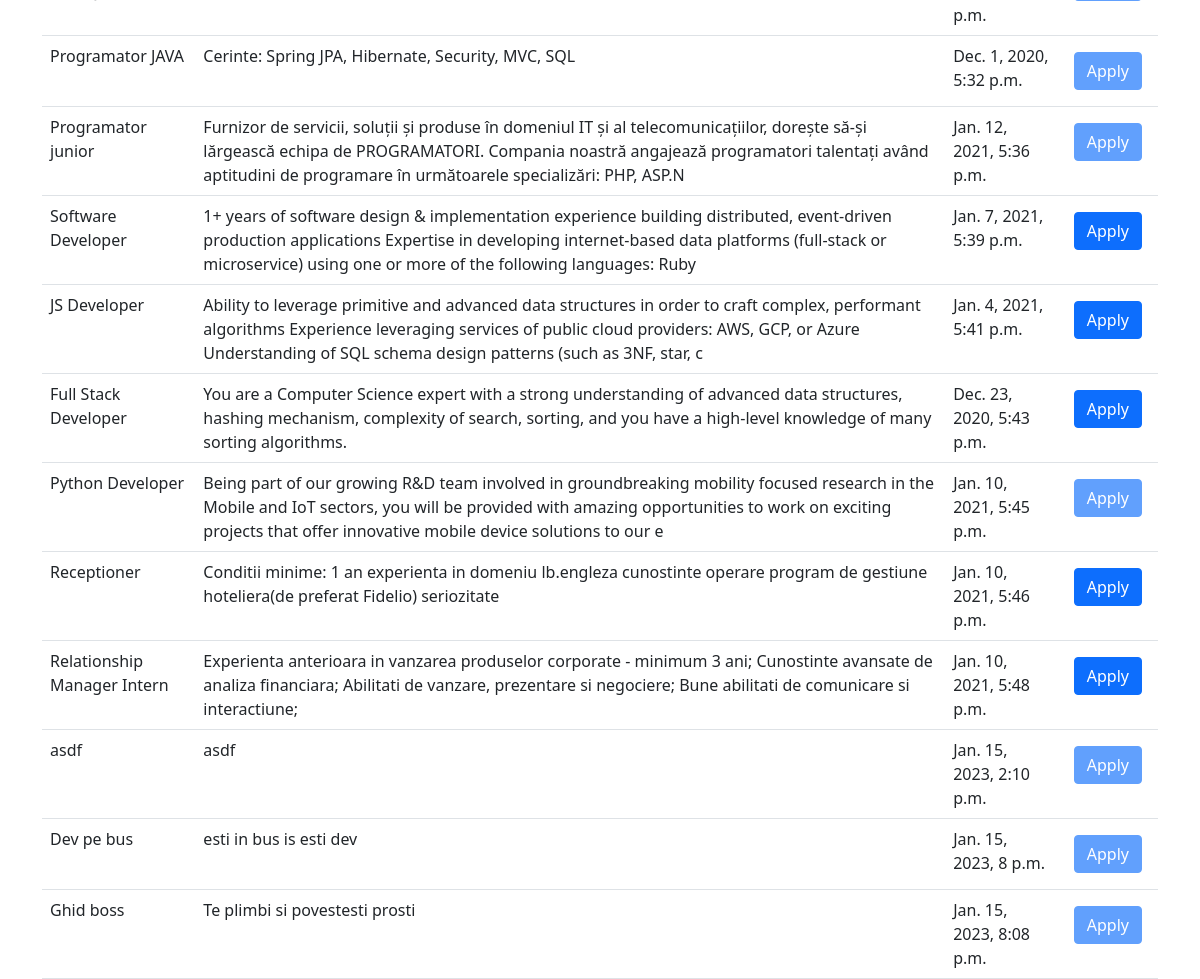
The app's page /internships/6 with its own data.
### users/models.py (models this page shows, shortened)
class Internship(models.Model):
    active = models.BooleanField(default=False)
    role_name = models.CharField(max_length=50)
    description = models.CharField(max_length=250)
    date_posted = models.DateTimeField(default=now)
    date_expiration = models.DateTimeField()
    letter_of_intent_needed = models.BooleanField(default=False)
    flexible_hours = models.BooleanField(default=False)
    remote_possibility = models.BooleanField(default=False)
    duration = models.CharField(max_length=50)
    salary = models.IntegerField()
    paid = models.BooleanField(default=True)
    domain = models.IntegerField(choices=DomainTypes.choices(), default=DomainTypes.IT)
    type = models.CharField(max_length=50, choices=WorkTypes.choices(), default=WorkTypes.FULL_TIME)
    company = models.ForeignKey(Company, on_delete=models.CASCADE)
    location = models.ForeignKey(Location, on_delete=models.CASCADE)

### users/views.py (the view)
# urls.py: path('internships/<int:student_id>', views.internship_search_view, name='internships'),
def internship_search_view(request, student_id, *args, **kwargs):
    student = Student.objects.get(id=student_id)
    internships_list = Internship.objects.all()
    internships_applied = set()
    for application in Application.objects.filter(student=student):
        internships_applied.add(application.internship)
    internships = []
    for internship in internships_list:
        if internship in internships_applied:
            internships.append([internship, True])
        else:
            internships.append([internship, False])
    context = {
        'internships_list': internships
    }
    return render(request, "users/internships/internships_search.html", context, status=200)

### templates/users/internships/internships_search.html (shortened to what this page needs)
{% extends 'base.html' %}
{% block stylesheet %}
    {% load static %}
    <link rel="stylesheet" type="text/css" href="{% static 'users/home/home.css' %}">
{% endblock stylesheet %}
{% block content %}
    <div class="container d-flex justify-content-center align-items-center flex-column">
        <table class="table">
            <tbody>
            {% for internship, applied in internships_list %}
                <tr>
                    <td>{{ internship.role_name }}</td>
                    <td>{{ internship.description }}</td>
                    <td>{{ internship.date_posted }}</td>
                    <td>
                        {% if applied == True %}
                            <button disabled type="button" class="btn btn-primary m-2" style="float: right">
                                <a href="{% url 'internship-apply' internship.id user.student.id %}"
                                   class="link">Apply</a>
                            </button>
                        {% else %}
                            <button  type="button" class="btn btn-primary m-2" style="float: right">
                                <a href="{% url 'internship-apply' internship.id user.student.id %}"
                                   class="link">Apply</a>
                            </button>
                        {% endif %}
                    </td>
                </tr>
            {% endfor %}
            </tbody>
        </table>
    </div>
{% endblock content %}

### users/static/users/home/home.css (style rules this page uses)
.container { height: 100vh; width: 100vw; }
.link { text-decoration: none; color: white; }

### records on screen
Internship: role_name "Programator JAVA", description "Cerinte: Spring JPA, Hibernate, Security, MVC, SQL", date_posted "Dec. 1, 2020, 5:32 p.m.", shows "Apply"
Internship: role_name "Programator junior", description "Furnizor de servicii, soluții și produse în domeniul IT și al telecomunicațiilor, dorește să-și lărgească echipa de PROGRAMATORI. Compania noastră angajează programatori talentați având aptitudini de programare în următoarele specializări: PHP, ASP.N", date_posted "Jan. 12, 2021, 5:36 p.m.", shows "Apply"
Internship: role_name "Software Developer", description "1+ years of software design & implementation experience building distributed, event-driven production applications Expertise in developing internet-based data platforms (full-stack or microservice) using one or more of the following languages: Ruby", date_posted "Jan. 7, 2021, 5:39 p.m.", shows "Apply"
Internship: role_name "JS Developer", description "Ability to leverage primitive and advanced data structures in order to craft complex, performant algorithms Experience leveraging services of public cloud providers: AWS, GCP, or Azure Understanding of SQL schema design patterns (such as 3NF, star, c", date_posted "Jan. 4, 2021, 5:41 p.m.", shows "Apply"
Internship: role_name "Full Stack Developer", description "You are a Computer Science expert with a strong understanding of advanced data structures, hashing mechanism, complexity of search, sorting, and you have a high-level knowledge of many sorting algorithms.", date_posted "Dec. 23, 2020, 5:43 p.m.", shows "Apply"
Internship: role_name "Python Developer", description "Being part of our growing R&D team involved in groundbreaking mobility focused research in the Mobile and IoT sectors, you will be provided with amazing opportunities to work on exciting projects that offer innovative mobile device solutions to our e", date_posted "Jan. 10, 2021, 5:45 p.m.", shows "Apply"
Internship: role_name "Receptioner", description "Conditii minime: 1 an experienta in domeniu lb.engleza cunostinte operare program de gestiune hoteliera(de preferat Fidelio) seriozitate", date_posted "Jan. 10, 2021, 5:46 p.m.", shows "Apply"
Internship: role_name "Relationship Manager Intern", description "Experienta anterioara in vanzarea produselor corporate - minimum 3 ani; Cunostinte avansate de analiza financiara; Abilitati de vanzare, prezentare si negociere; Bune abilitati de comunicare si interactiune;", date_posted "Jan. 10, 2021, 5:48 p.m.", shows "Apply"
Internship: role_name "asdf", description "asdf", date_posted "Jan. 15, 2023, 2:10 p.m.", shows "Apply"
Internship: role_name "Dev pe bus", description "esti in bus is esti dev", date_posted "Jan. 15, 2023, 8 p.m.", shows "Apply"
Internship: role_name "Ghid boss", description "Te plimbi si povestesti prosti", date_posted "Jan. 15, 2023, 8:08 p.m.", shows "Apply"
